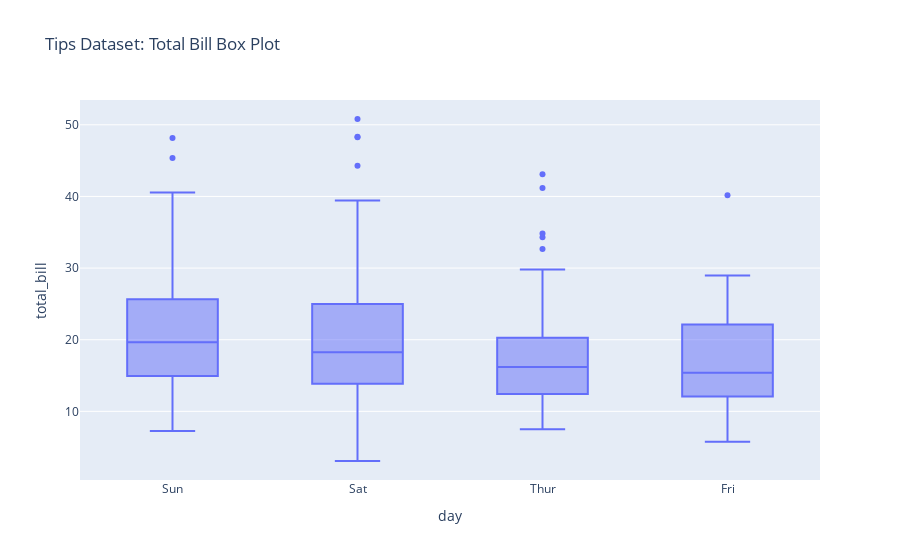

Notebook code for this chart:
### Markdown cell above
Plotting Boxplot

### Code cell
# Plot a box plot for the "total_bill" column using Plotly express
fig = px.box(tips,x='day',y="total_bill", title="Tips Dataset: Total Bill Box Plot")
fig.show()

### Figure 1 — Plotly figure (JSON) as saved in the notebook; plotly's stock layout.template omitted (floating-point values rounded to 4 significant figures; data arrays with more than 128 entries replaced by an {"elided": "..."} marker saying what was removed)
{"data": [{"alignmentgroup": "True", "hovertemplate": "day=%{x}<br>total_bill=%{y}<extra></extra>", "legendgroup": "", "marker": {"color": "#636efa"}, "name": "", "notched": false, "offsetgroup": "", "orientation": "v", "showlegend": false, "type": "box", "x": {"elided": "244 str values"}, "x0": " ", "xaxis": "x", "y": {"elided": "244 float values"}, "y0": " ", "yaxis": "y"}], "layout": {"boxmode": "group", "legend": {"tracegroupgap": 0}, "title": {"text": "Tips Dataset: Total Bill Box Plot"}, "xaxis": {"anchor": "y", "domain": [0, 1], "title": {"text": "day"}}, "yaxis": {"anchor": "x", "domain": [0, 1], "title": {"text": "total_bill"}}}}
